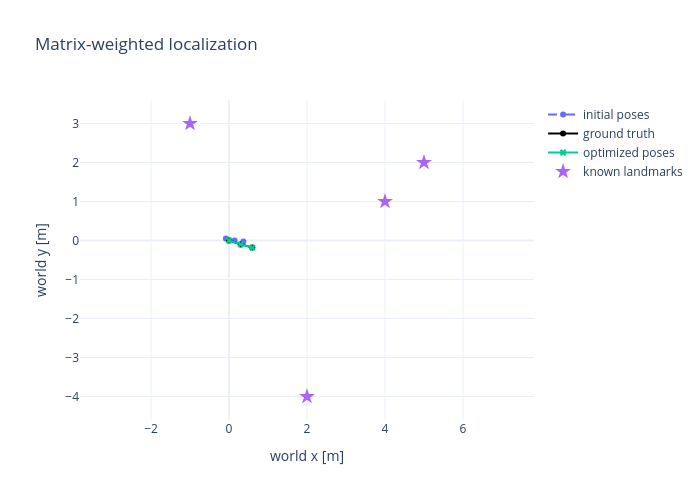

Notebook cell for this chart:
### Code cell
# Ground truth is already wTk; graph values must be inverted back from kTw.
ground_truth_wPs = np.vstack([wTk.translation() for wTk in example.wTks])
initial_wPs = np.vstack(
    [initial.atPose3(X(k)).inverse().translation() for k in range(example.num_poses)]
)
result_wPs = np.vstack(
    [result.atPose3(X(k)).inverse().translation() for k in range(example.num_poses)]
)
wLs_array = np.vstack(example.wLs)

fig = go.Figure()
fig.add_scatter(
    x=initial_wPs[:, 0], y=initial_wPs[:, 1], mode="lines+markers",
    line={"dash": "dash"}, name="initial poses",
)
fig.add_scatter(
    x=ground_truth_wPs[:, 0], y=ground_truth_wPs[:, 1],
    mode="lines+markers", line={"color": "black"}, name="ground truth",
)
fig.add_scatter(
    x=result_wPs[:, 0], y=result_wPs[:, 1], mode="lines+markers",
    marker={"symbol": "x"}, name="optimized poses",
)
fig.add_scatter(
    x=wLs_array[:, 0], y=wLs_array[:, 1], mode="markers",
    marker={"symbol": "star", "size": 12}, name="known landmarks",
)
fig.update_layout(
    title="Matrix-weighted localization",
    xaxis_title="world x [m]", yaxis_title="world y [m]",
    template="plotly_white", width=700, height=500,
)
fig.update_yaxes(scaleanchor="x", scaleratio=1)
fig.show()

### Figure 1 — Plotly figure (JSON) as saved in the notebook; plotly's stock layout.template omitted (floating-point values rounded to 4 significant figures)
{"data": [{"line": {"dash": "dash"}, "mode": "lines+markers", "name": "initial poses", "type": "scatter", "x": [-0.0802, 0.1431, 0.3683], "y": [0.0498, 0.00107, -0.02812]}, {"line": {"color": "black"}, "mode": "lines+markers", "name": "ground truth", "type": "scatter", "x": [0.0, 0.3, 0.5973], "y": [0.0, -0.1, -0.1825]}, {"marker": {"symbol": "x"}, "mode": "lines+markers", "name": "optimized poses", "type": "scatter", "x": [3.95e-16, 0.3, 0.5973], "y": [3.615e-17, -0.1, -0.1825]}, {"marker": {"size": 12, "symbol": "star"}, "mode": "markers", "name": "known landmarks", "type": "scatter", "x": [4.0, -1.0, 2.0, 5.0], "y": [1.0, 3.0, -4.0, 2.0]}], "layout": {"height": 500, "title": {"text": "Matrix-weighted localization"}, "width": 700, "xaxis": {"title": {"text": "world x [m]"}}, "yaxis": {"scaleanchor": "x", "scaleratio": 1, "title": {"text": "world y [m]"}}}}
